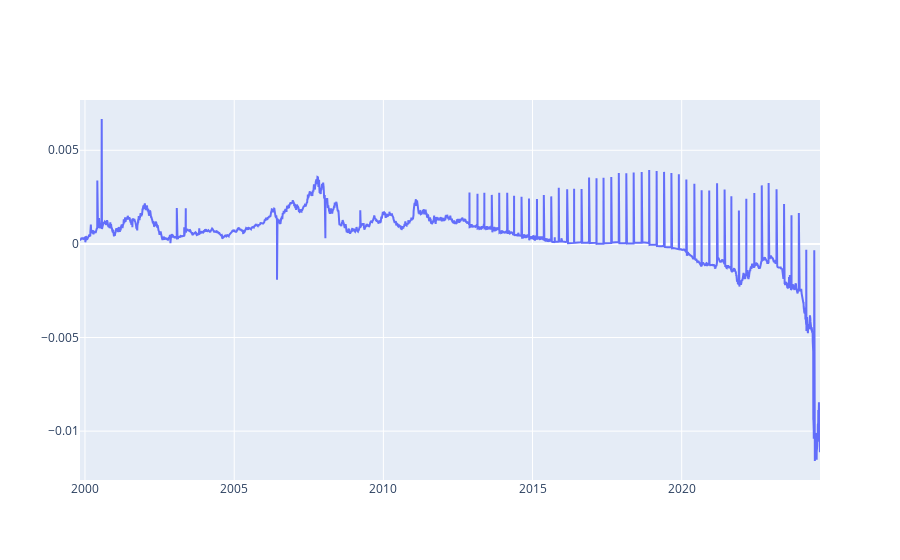

The cell this chart's notebook holds for it:
### Code cell
fig = go.Figure()
# fig.add_trace(go.Scatter(x=df.index, y=df['Close'], mode='lines', name='Close'))
# fig.add_trace(go.Scatter(x=df.index, y=df['Adj Close'], mode='lines', name='Adj Close'))
fig.add_trace(go.Scatter(x=df.index, y=df['Difference'], mode='lines', name='Difference'))
fig.show()

### Figure 1 — Plotly figure (JSON) as saved in the notebook; plotly's stock layout.template omitted (floating-point values rounded to 4 significant figures; data arrays with more than 128 entries replaced by an {"elided": "..."} marker saying what was removed)
{"data": [{"mode": "lines", "name": "Difference", "type": "scatter", "x": {"elided": "6234 str values"}, "y": {"elided": "6234 float values"}}], "layout": {}}
